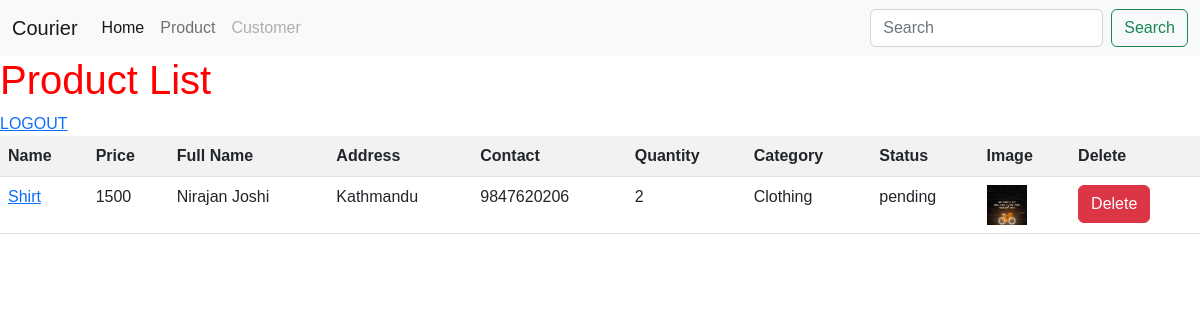
The page /product/product-list/ on the database as committed earlier.
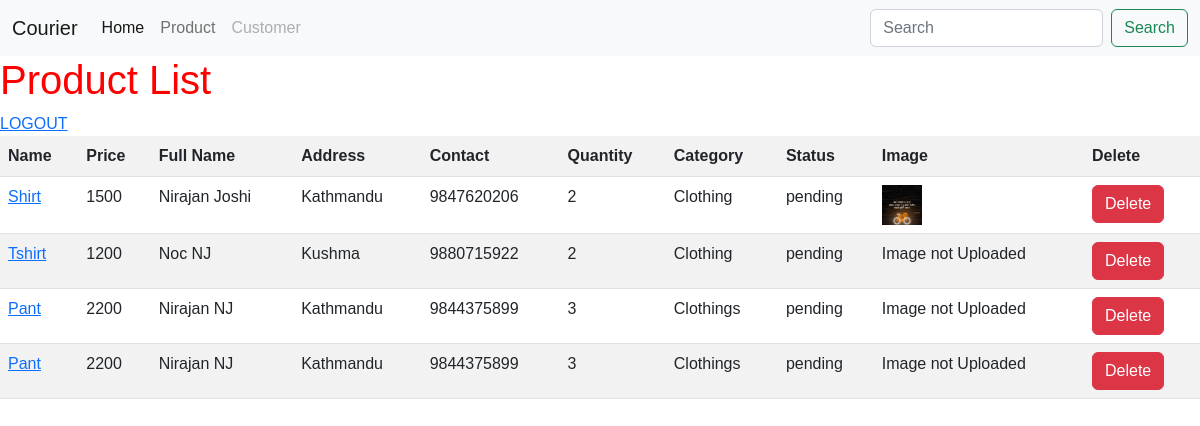
The same page on the database as committed later.
### product/models.py (models this page shows, shortened)
class Product(models.Model):
    STATUS_CHOICE=(
        ('pending',"PENDING"),
        ('delivered','DELIVERED'),
        ('return','RETURN')
    )
    weight=models.ForeignKey(Weight, on_delete=models.CASCADE)
    name=models.CharField(max_length=255)
    price=models.CharField(max_length=255)
    quantity=models.IntegerField()
    category=models.CharField(max_length=255)
    fullname=models.CharField(max_length=255)
    contact=models.CharField(max_length=255)
    address=models.CharField(max_length=255)
    status=models.CharField(max_length=50, choices=STATUS_CHOICE)
    shipping_address=models.CharField(max_length=255, null=True, blank=True)
    remarks=models.TextField(null=True, blank=True )
    image=models.ImageField(upload_to='product_image/', blank=True, null=True)
    user=models.ForeignKey(User, on_delete=models.CASCADE, null= True)
    created=models.DateTimeField(auto_now_add=True)
    modified=models.DateTimeField(auto_now=True)

### product/views.py (the view)
# urls.py: path('product-list/', product_list, name='product_list'),
def product_list(request):
    products=Product.objects.all()
    context={'products':products}
    return render(request, 'product_list.html', context)

### product/templates/product_list.html
{% extends 'base.html' %}
{% block navbar %}
    {% include 'components/navbar.html' %}
{% endblock navbar %}
{% block content %}
    <h1>Product List</h1>
    <a href="{% url 'user:logout' %}">
        LOGOUT
    </a>
    <table class="table table-striped">
        <tr>
            <th>Name</th>
            <th>Price</th>
            <th>Full Name</th>
            <th>Address</th>
            <th>Contact</th>
            <th>Quantity</th>
            <th>Category</th>
            <th>Status</th>
            <th>Image</th>
            <th>Delete</th>
        </tr>
        {% for product in products %}
        <tr>
            <td><a href="{% url 'product:edit_product' product.id %}">{{product.name}}</a></td>
            <td>{{product.price}}</td>
            <td>{{product.fullname}}</td>
            <td>{{product.address}}</td>
            <td>{{product.contact}}</td>
            <td>{{product.quantity}}</td>
            <td>{{product.category}}</td>
            <td>{{product.status}}</td>
            <td>
                {% if product.image %}
                    <img width="40", height="40" src="{{product.image.url}}", alt="Loading...">
                {% else %}
                    <span>Image not Uploaded</span>
                {% endif %}
            </td>
            <td><a href="{% url 'product:delete_product' product.id %}" class="btn btn-danger">Delete</a></td>
        </tr>
        {% endfor %}
    </table>
{% endblock content %}

### templates/base.html (shortened to what this page needs)
{% load static %}
<!DOCTYPE html>
<html lang="en">
    <head>
        <link href="https://cdn.jsdelivr.net/npm/bootstrap@5.2.0-beta1/dist/css/bootstrap.min.css" rel="stylesheet">
        <link type="text/css" rel="stylesheet" href="{% static 'css/style.css' %}">
    </head>
    <body>
        {% block navbar %}
        {% endblock navbar %}
        {% block content %}{% endblock content %}
    </body>
</html>

### templates/components/navbar.html (shortened to what this page needs)
<nav class="navbar navbar-expand-lg navbar-light bg-light">
  <div class="container-fluid">
    <div class="collapse navbar-collapse" id="navbarTogglerDemo01">
      <a class="navbar-brand" href="#">Courier</a>
      <ul class="navbar-nav me-auto mb-2 mb-lg-0">
        <li class="nav-item">
          <a class="nav-link active" aria-current="page" href="{% url 'product:product_list' %}">Home</a>
        </li>
        <li class="nav-item">
          <a class="nav-link" href="{% url 'product:product_form' %}">Product</a>
        </li>
        <li class="nav-item">
          <a class="nav-link disabled" href="#" tabindex="-1" aria-disabled="true">Customer</a>
        </li>
      </ul>
      <form class="d-flex">
        <input class="form-control me-2" type="search" placeholder="Search" aria-label="Search">
        <button class="btn btn-outline-success" type="submit">Search</button>
      </form>
    </div>
  </div>
</nav>

### staticfiles/css/style.css (style rules this page uses)
* { margin: 0; box-sizing: border-box; }
body { font-family: sans-serif; font-size: 16px; }
h1 { color: red; }

Rows that differ between the two databases and show on the page:
added Product: name "Tshirt", price "1200", fullname "Noc NJ", address "Kushma", contact "9880715922", quantity "2", category "Clothing", status "pending", image "Image not Uploaded"
added Product: name "Pant", price "2200", fullname "Nirajan NJ", address "Kathmandu", contact "9844375899", quantity "3", category "Clothings", status "pending", image "Image not Uploaded"
added Product: name "Pant", price "2200", fullname "Nirajan NJ", address "Kathmandu", contact "9844375899", quantity "3", category "Clothings", status "pending", image "Image not Uploaded"
